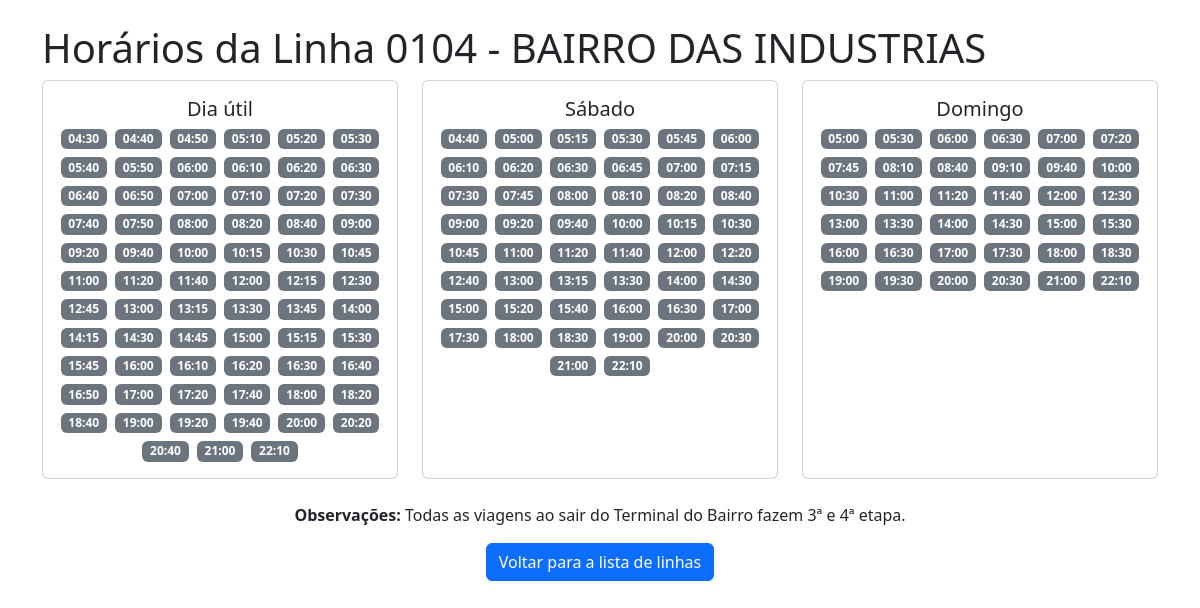
Page /horarios/0104 - BAIRRO DAS INDUSTRIAS on the committed database.
### tables this page shows
CREATE TABLE linhas (
                codigo TEXT PRIMARY KEY,
                itinerario_link TEXT,
                horario_link TEXT,
                nome TEXT,
                horarios TEXT,  -- Armazena os horários como JSON stringificado
                observacao TEXT
            );

### app.py (the view)
@app.route("/horarios/<string:codigo>")
def detalhes_horario(codigo):
    conn = get_db_connection()
    cursor = conn.cursor()
    try:
        cursor.execute("SELECT horarios, codigo, observacao FROM linhas WHERE codigo=?", (codigo,))
        linha = cursor.fetchone()
        horarios = json.loads(linha['horarios']) if linha and linha['horarios'] else {}
        nome_linha = linha['codigo'] if linha else None
        observacao = linha['observacao'] if linha else None
    except sqlite3.Error as e:
        return f"Erro ao acessar o banco de dados: {e}"
    finally:
        conn.close()
    return render_template("detalhes_horario.html", horarios=horarios, nome_linha=nome_linha, observacao=observacao)

### app.py (called while the page is built)
def get_db_connection():
    db_path = os.path.join(os.path.dirname(__file__), DATABASE)
    conn = sqlite3.connect(db_path)
    conn.row_factory = sqlite3.Row
    return conn

### templates/detalhes_horario.html (shortened to what this page needs)
<!DOCTYPE html>
<html lang="pt-br">
<head>
    <link href="https://cdn.jsdelivr.net/npm/bootstrap@5.3.2/dist/css/bootstrap.min.css" rel="stylesheet">
</head>
<body>
    <div class="container mt-4">
        <h1>Horários da Linha {{ nome_linha }}</h1>
        {% if horarios %}
            <div class="row row-cols-1 row-cols-md-3 g-4 justify-content-center">
                {% for dia, lista_horarios in horarios.items() %}
                    <div class="col">
                        <div class="card h-100">
                            <div class="card-body text-center">
                                <h5 class="card-title">{{ dia.capitalize() }}</h5>
                                {% if lista_horarios %}
                                    <div class="d-flex flex-wrap justify-content-center gap-2">
                                        {% for horario in lista_horarios %}
                                            <span class="badge bg-secondary">{{ horario }}</span>
                                        {% endfor %}
                                    </div>
                                {% else %}
                                    <p class="text-muted fst-italic">Não há horários para este dia.</p>
                                {% endif %}
                            </div>
                        </div>
                    </div>
                {% endfor %}
            </div>
        {% else %}
            <p class="text-center">Nenhum horário disponível para esta linha.</p>
        {% endif %}
        {% if observacao %}
            <div class="mt-4 text-center">
                <p><strong>Observações:</strong> {{ observacao|replace('\n', '<br>')|safe }}</p>
            </div>
        {% endif %}
        <div class="text-center mt-3">
            <a href="{{ url_for('index') }}" class="btn btn-primary">Voltar para a lista de linhas</a>
        </div>
    </div>
</body>
</html>

### rows in the picture
linhas: codigo "0104 - BAIRRO DAS INDUSTRIAS", observacao "Todas as viagens ao sair do Terminal do Bairro fazem 3ª e 4ª etapa."

### other values in the picture
{{ dia.capitalize() }} "Dia útil" "Sábado" "Domingo"
{{ horario }} "04:30" "04:40" "04:50" "05:10" "05:20" "05:30" "05:40" "05:50" "06:00" "06:10" "06:20" "06:30" "06:40" "06:50" "07:00" "07:10" "07:20" "07:30" "07:40" "07:50" "08:00" "08:20" "08:40" "09:00" "09:20" "09:40" "10:00" "10:15" "10:30" "10:45" "11:00" "11:20" "11:40" "12:00" "12:15" "12:30" "12:45" "13:00" "13:15" "13:30" "13:45" "14:00" "14:15" "14:30" "14:45" "15:00" "15:15" "15:30" "15:45" "16:00" "16:10" "16:20" "16:30" "16:40" "16:50" "17:00" "17:20" "17:40" "18:00" "18:20" "18:40" "19:00" "19:20" "19:40" "20:00" "20:20" "20:40" "21:00" "22:10" "04:40" "05:00" "05:15" "05:30" "05:45" "06:00" "06:10" "06:20" "06:30" "06:45" "07:00" "07:15" "07:30" "07:45" "08:00" "08:10" "08:20" "08:40" "09:00" "09:20" "09:40" "10:00" "10:15" "10:30" "10:45" "11:00" "11:20" "11:40" "12:00" "12:20" "12:40" "13:00" "13:15" "13:30" "14:00" "14:30" "15:00" "15:20" "15:40" "16:00" "16:30" "17:00" "17:30" "18:00" "18:30" "19:00" "20:00" "20:30" "21:00" "22:10" "05:00" "05:30" "06:00" "06:30" "07:00" "07:20" "07:45" "08:10" "08:40" "09:10" "09:40" "10:00" "10:30" "11:00" "11:20" "11:40" "12:00" "12:30" "13:00" "13:30" "14:00" "14:30" "15:00" "15:30" "16:00" "16:30" "17:00" "17:30" "18:00" "18:30" "19:00" "19:30" "20:00" "20:30" "21:00" "22:10"
